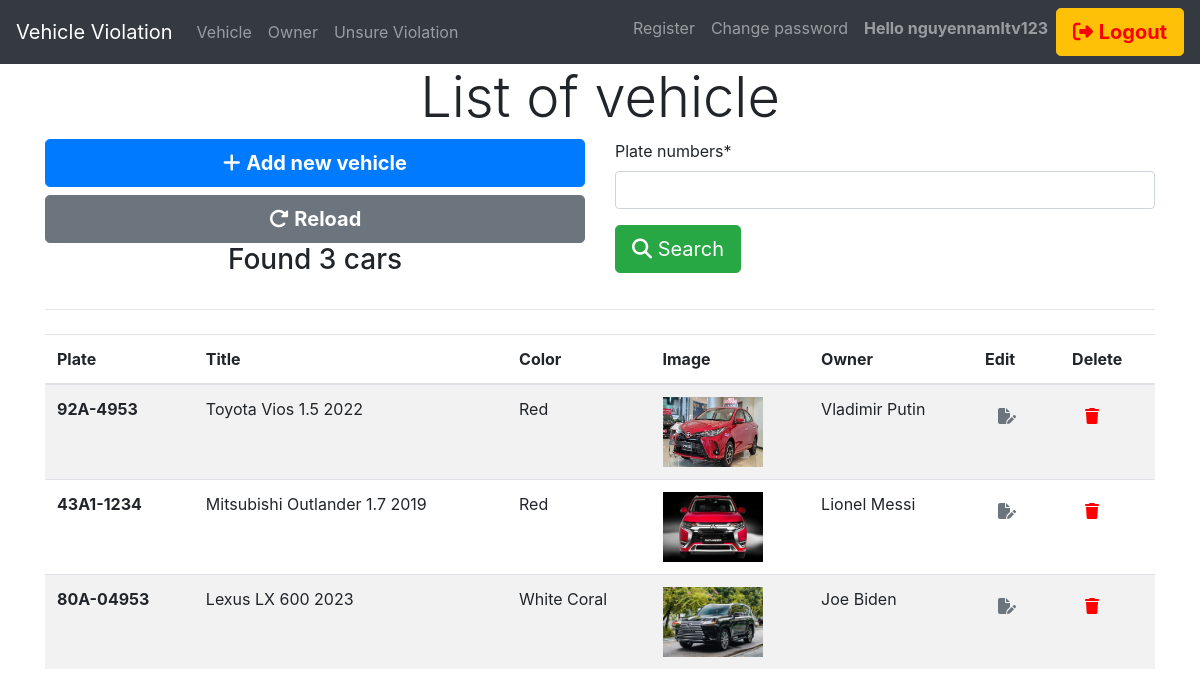
/vehicle/ (signed in), run on an earlier commit of the app's database.
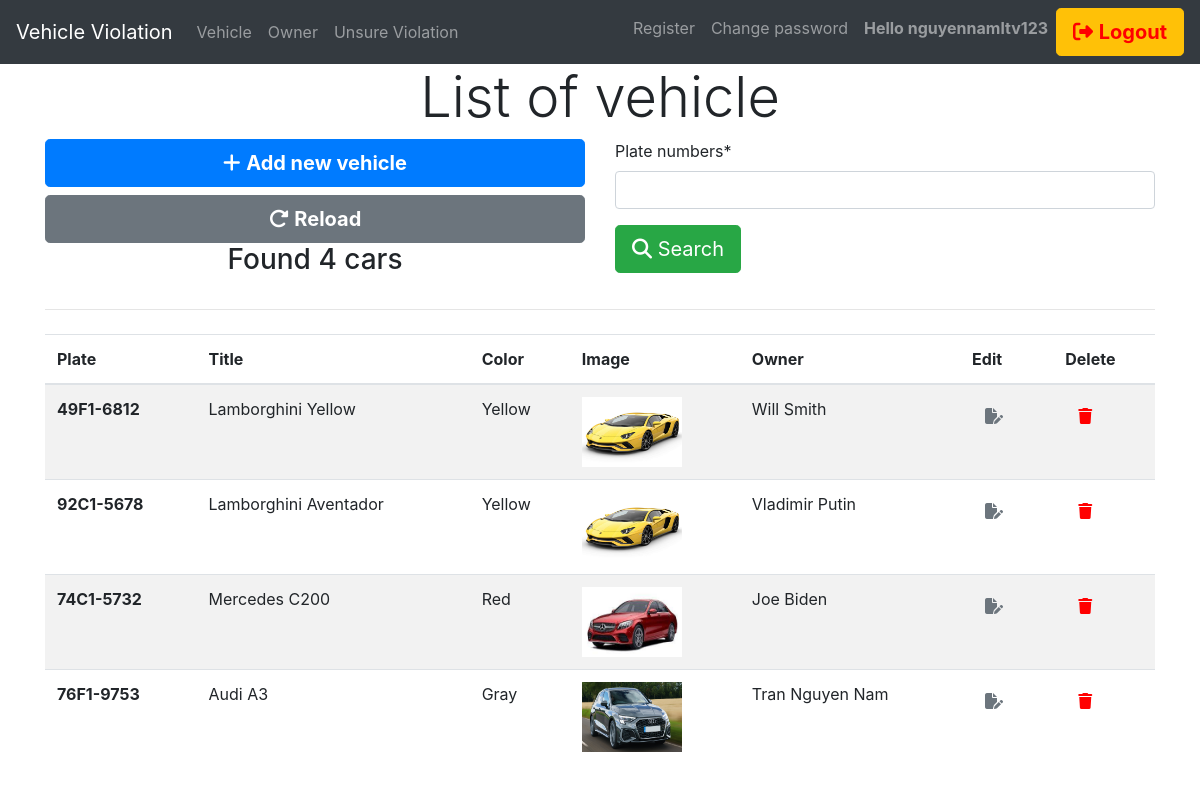
And on a later commit of the database.
### vehicle/models.py (models this page shows, shortened)
class Vehicle(models.Model):
    plate = models.CharField(max_length=50)
    title = models.CharField(max_length=100)
    color = models.CharField(max_length=20)
    owner = models.ForeignKey(Owner, on_delete=models.CASCADE)
    image = models.ImageField(null=True, blank=True, upload_to='images/')

### owner/models.py (models this page shows)
class Owner(models.Model):
    firstname = models.CharField(max_length=100)
    lastname = models.CharField(max_length=100)
    phone = models.CharField(max_length=20)
    email = models.CharField(max_length=100)
    id_card = models.CharField(max_length=20)
    image = models.ImageField(null=True, blank=True, upload_to='images/')
    def __str__(self):
        return self.firstname + " " + self.lastname

### vehicle/views.py (the view)
# urls.py: path('',views.list_vehicle, name='veh'),
def list_vehicle(request):
    if request.user.is_authenticated:
        if request.method == "POST":
            search = request.POST['search']
            vehicle = Vehicle.objects.all().filter(plate__icontains=str(search))
            dt = {
                "Vehicles": vehicle,
                "form": SearchingForm()
            }
            return render(request, 'vehicle/vehicle.html', dt)
        else:
            dt = {"Vehicles": Vehicle.objects.all().order_by("-id"), "form": SearchingForm()}
            return render(request, 'vehicle/vehicle.html', dt)
    else:
        return redirect('login')

### vehicle/forms.py
class SearchingForm(forms.Form):
    search = forms.CharField(max_length=100, label='Plate numbers')

### vehicle/templates/vehicle/vehicle.html (shortened to what this page needs)
{% extends 'pages/base.html' %}
{% block content %}
{% load crispy_forms_tags %}
<h1 class="display-4" style="text-align: center;">List of vehicle</h1>
<div class="row">
    <div class="col-md-6">
        <a href="{% url 'addvehicle' %}" class="btn btn-primary btn-block btn-lg">
            <i class="fa-solid fa-plus"></i> <b>Add new vehicle</b>
        </a>
        <a href="{% url 'veh' %}" class="btn btn-secondary btn-block btn-lg">
            <i class="fa-solid fa-rotate-right"></i> <b>Reload</b>
        </a>
        <h3 style="display: flex; justify-content: center; align-items: center;">Found {{ Vehicles|length }} cars</h3>
    </div>
    <div class="col-md-6">
        <form action="" method="POST" autocomplete="off">
            {{form.search|as_crispy_field}}
                    <button type="submit" class="btn btn-success btn-lg"><i class="fa-solid fa-magnifying-glass"></i>  Search</button>
            </form>
    </div>
</div>
<hr class="my-4">
<table class="table table-striped">
    <thead class="border-bottom font-weight-bold">
        <tr>
            <th>Plate</th>
            <th>Title</th>
            <th>Color</th>
            <th>Image</th>
            <th>Owner</th>
            <th>Edit</th>
            <th>Delete</th>
        </tr>
    </thead>
    <tbody>
        {% for v in Vehicles %}
        <tr>
            <td><b>{{ v.plate }}</b></td>
            <td>{{ v.title }}</td>
            <td>{{ v.color }}</td>
            {% if v.image %}
            <td><img src="{{ v.image.url }}" width="100" height="70"></td>
            {% else %}
            <td>none</td>
            {% endif %}
            <td>{{ v.owner }}</td>
            <td>
                <a href='{% url 'editvehicle' v.id %}' class="btn text-secondary ">
                    <i class="fa-solid fa-file-pen" ></i>
                </a>
            </td>
            <td>
                <form action="{% url 'deletevehicle' v.id %}" method="POST" class="d-inline">
                    <button type="submit" class="btn" onclick="return confirm('Are you sure you would like to delete this vehicle?');">
                        <i class="fa-solid fa-trash" style="color: red"></i>
                    </button>
                </form>
            </td>
        </tr>
        {% endfor %}
    </tbody>
</table>
{% endblock content %}

What changed in the data, as far as the page shows it:
removed Vehicle: plate "92A-4953", title "Toyota Vios 1.5 2022", color "Red", image (picture), owner "Vladimir Putin"
removed Vehicle: plate "43A1-1234", title "Mitsubishi Outlander 1.7 2019", color "Red", image (picture), owner "Lionel Messi"
removed Vehicle: plate "80A-04953", title "Lexus LX 600 2023", color "White Coral", image (picture), owner "Joe Biden"
added Vehicle: plate "49F1-6812", title "Lamborghini Yellow", color "Yellow", image (picture), owner "Will Smith"
added Vehicle: plate "92C1-5678", title "Lamborghini Aventador", color "Yellow", image (picture), owner "Vladimir Putin"
added Vehicle: plate "74C1-5732", title "Mercedes C200", color "Red", image (picture), owner "Joe Biden"
added Vehicle: plate "76F1-9753", title "Audi A3", color "Gray", image (picture), owner "Tran Nguyen Nam"
Also different on the page:
{{ Vehicles|length }}: "3" → "4"
